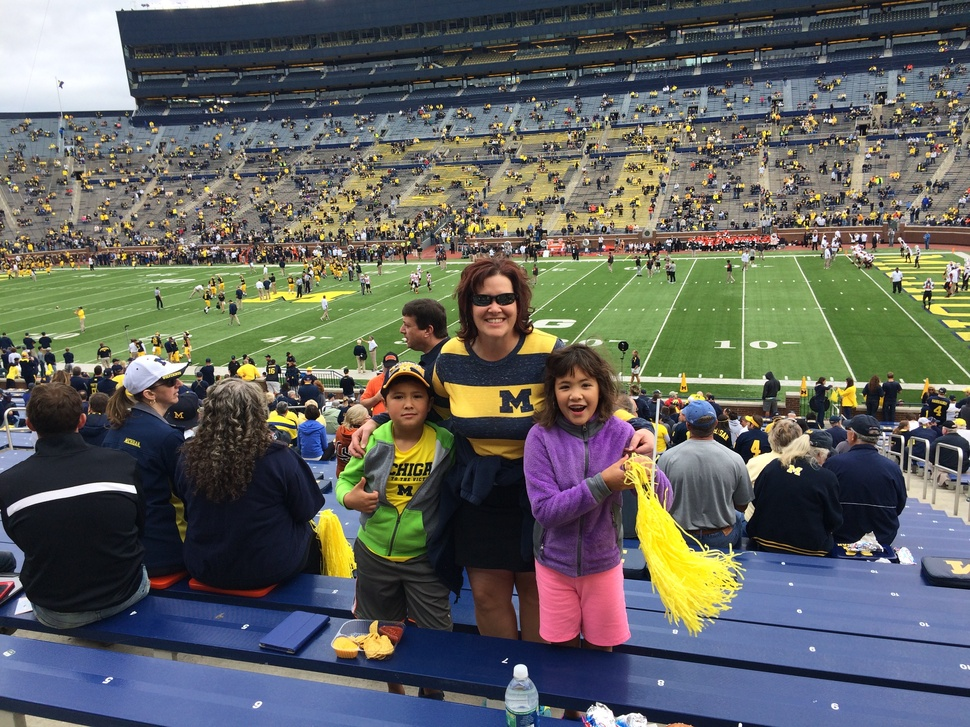
#> input picture data/target_images/IMG_0092.jpeg, 970 x 727 px, shrunk from 3264 x 2448 before the run, given in place of example.jpg, which was not available
$ python extract_target_colors.py
#> lines starting #> are read from the running program, lines starting #| are printed output that depends on the picture; pictures that were not available may be replaced by others from this repository, and a replacement may not be noted
### utils/image_loader.py
"""
Image loading and validation utilities
"""
from PIL import Image
import os
from typing import List, Tuple

# [28 lines left out: function get_image_files, not called in this run]

def load_image(filepath: str) -> Image.Image:
    """
    Load an image from filepath and convert to RGB.

    Args:
        filepath: Path to image file

    Returns:
        PIL Image object in RGB mode
    """
    #Implement image loading and conversion to RBG
    try:
        img = Image.open(filepath)
        # Convert to RGB (handles RGBA, grayscale, etc.)
        return img.convert('RGB')
    except Exception as e:
        raise ValueError(f"Failed to load image {filepath}: {str(e)}")

# [28 lines left out: functions get_image_dimensions, validate_image, not called in this run]

### src/extract_target_colors.py
"""
Extract average colors from target image sections.
Creates a data structure optimized for matching with source images.
"""
import json
import os
from typing import List, Tuple, Dict, Any
import numpy as np
from PIL import Image
import yaml

from utils.image_loader import load_image

#TO DO
class TargetSection:
    """Represents a single section of the target image with its average color."""

    def __init__(self, grid_x: int, grid_y: int, x: int, y: int,
                 width: int, height: int, avg_color: Tuple[int, int, int]):
        """
        Args:
            grid_x: Column position in grid (0-indexed)
            grid_y: Row position in grid (0-indexed)
            x: Top-left x coordinate in original image
            y: Top-left y coordinate in original image
            width: Width of the section
            height: Height of the section
            avg_color: Average RGB color tuple (R, G, B)
        """
        self.grid_x = grid_x
        self.grid_y = grid_y
        self.x = x
        self.y = y
        self.width = width
        self.height = height
        self.avg_color = avg_color
        self.matched_image = None  # Will be filled in Step 4

    def to_dict(self) -> Dict[str, Any]:
        """Convert to dictionary for JSON serialization."""
        return {
            'grid_position': {
                'x': self.grid_x,
                'y': self.grid_y
            },
            'pixel_position': {
                'x': self.x,
                'y': self.y
            },
            'dimensions': {
                'width': self.width,
                'height': self.height
            },
            'avg_color_rgb': self.avg_color,
            'avg_color_hex': '#{:02x}{:02x}{:02x}'.format(*self.avg_color),
            'matched_image': self.matched_image  # For Step 4
        }

    # [14 lines left out: function from_dict, not called in this run]


class TargetGrid:
    """
    Represents the entire target image as a 2D grid of sections.
    Optimized for efficient color matching operations.
    """

    def __init__(self, num_cols: int, num_rows: int):
        """
        Args:
            num_cols: Number of columns in the grid
            num_rows: Number of rows in the grid
        """
        self.num_cols = num_cols
        self.num_rows = num_rows
        self.sections: List[List[TargetSection]] = []
        self._color_array = None  # Cached for vectorized operations

    def add_row(self, row: List[TargetSection]) -> None:
        """Add a row of sections to the grid."""
        if len(row) != self.num_cols:
            raise ValueError(f"Row must have {self.num_cols} sections")
        self.sections.append(row)
        self._color_array = None  # Invalidate cache

    def get_section(self, grid_x: int, grid_y: int) -> TargetSection:
        """
        Get section at specific grid position.

        Args:
            grid_x: Column index (0-indexed)
            grid_y: Row index (0-indexed)

        Returns:
            TargetSection at that position
        """
        if grid_y < 0 or grid_y >= self.num_rows or grid_x < 0 or grid_x >= self.num_cols:
            raise IndexError(f"Grid position ({grid_x}, {grid_y}) out of bounds")
        return self.sections[grid_y][grid_x]

    def get_all_colors(self) -> np.ndarray:
        """
        Get numpy array of all section colors for vectorized operations.
        Returns array of shape (num_rows, num_cols, 3).
        """
        if self._color_array is None:
            colors = []
            for row in self.sections:
                row_colors = [section.avg_color for section in row]
                colors.append(row_colors)
            self._color_array = np.array(colors)
        return self._color_array

    def get_flattened_colors(self) -> np.ndarray:
        """
        Get flattened array of all colors.
        Returns array of shape (total_sections, 3).
        Useful for batch operations.
        """
        colors = self.get_all_colors()
        return colors.reshape(-1, 3)

    def get_flattened_sections(self) -> List[TargetSection]:
        """
        Get all sections as a flat list.
        Useful for iterating over all sections.
        """
        flat_sections = []
        for row in self.sections:
            flat_sections.extend(row)
        return flat_sections

    def to_dict(self) -> Dict[str, Any]:
        """Convert grid to dictionary for JSON serialization."""
        return {
            'grid_dimensions': {
                'columns': self.num_cols,
                'rows': self.num_rows
            },
            'total_sections': self.num_cols * self.num_rows,
            'sections': [[section.to_dict() for section in row] for row in self.sections]
        }

    # [11 lines left out: function from_dict, not called in this run]

    def __len__(self) -> int:
        """Return total number of sections."""
        return self.num_cols * self.num_rows


def calculate_segment_dimensions(image_width: int, image_height: int,
                                 num_segments_x: int, num_segments_y: int) -> Tuple[int, int, int, int]:
    """
    Calculate the dimensions of regular and remainder segments.

    Args:
        image_width: Width of the target image
        image_height: Height of the target image
        num_segments_x: Number of segments horizontally (columns)
        num_segments_y: Number of segments vertically (rows)

    Returns:
        Tuple of (base_width, base_height, remainder_width, remainder_height)
    """
    #TO DO: Calculate the dimensions of each segment, accounting for any remainder pixels

    base_width = image_width // num_segments_x

    base_height = image_height // num_segments_y

    remainder_width = image_width % num_segments_x

    remainder_height = image_width % num_segments_x

    return (base_width, base_height, remainder_width, remainder_height)


def extract_section_color(image: Image.Image, x: int, y: int,
                          width: int, height: int) -> Tuple[int, int, int]:
    """
    Extract average color from a specific region of the image.

    Args:
        image: PIL Image object
        x: Top-left x coordinate
        y: Top-left y coordinate
        width: Width of the region
        height: Height of the region

    Returns:
        Tuple of (R, G, B) average color
    """
    # Crop the region
    region = image.crop((x, y, x + width, y + height))

    # Convert to numpy array and calculate mean
    region_array = np.array(region)
    avg_color = region_array.mean(axis=(0, 1))

    return tuple(int(c) for c in avg_color)


def extract_target_colors(image: Image.Image, num_segments_x: int,
                          num_segments_y: int) -> TargetGrid:
    """
    Extract average colors from all sections of the target image.

    Args:
        image: PIL Image object (must be in RGB mode)
        num_segments_x: Number of segments horizontally (columns)
        num_segments_y: Number of segments vertically (rows)

    Returns:
        TargetGrid containing all sections with their colors
    """
    # TO DO: Use the calculated segment dimensions to loop through the image and extract colors for each section, building the TargetGrid
    width, height = image.size
    if num_segments_x <= 0 or num_segments_y <= 0:
        raise ValueError("Number of segments must be positive")
    if num_segments_x > width or num_segments_y > height:
        raise ValueError(f"Cannot create {num_segments_x}x{num_segments_y} segments from {width}x{height} image")

    print(f"Extracting colors from {width}x{height} image")
    print(f"Creating {num_segments_x}x{num_segments_y} grid ({num_segments_x * num_segments_y} sections)")

    # Calculate segment dimensions
    base_width, base_height, remainder_width, remainder_height = calculate_segment_dimensions(
        width, height, num_segments_x, num_segments_y
    )

    print(f"Base section size: {base_width}x{base_height} pixels")
    if remainder_width > 0 or remainder_height > 0:
        print(f"Remainder pixels: {remainder_width}px width, {remainder_height}px height")

    # Create grid
    grid = TargetGrid(num_segments_x, num_segments_y)

    # Track current y position
    current_y = 0

    # Process each row
    print("\nExtracting section colors...")
    for row_idx in range(num_segments_y):
        row_sections = []

        # Determine height for this row
        if row_idx == num_segments_y - 1 and remainder_height > 0:
            row_height = base_height + remainder_height
        else:
            row_height = base_height

        # Track current x position
        current_x = 0

        # Process each column in this row
        for col_idx in range(num_segments_x):
            # Determine width for this column
            if col_idx == num_segments_x - 1 and remainder_width > 0:
                col_width = base_width + remainder_width
            else:
                col_width = base_width

            # Extract average color from this region
            avg_color = extract_section_color(image, current_x, current_y, col_width, row_height)

            # Create section object
            section = TargetSection(
                grid_x=col_idx,
                grid_y=row_idx,
                x=current_x,
                y=current_y,
                width=col_width,
                height=row_height,
                avg_color=avg_color
            )

            row_sections.append(section)

            # Move to next column position
            current_x += col_width

        # Add row to grid
        grid.add_row(row_sections)

        # Move to next row position
        current_y += row_height

        # Progress indicator
        if (row_idx + 1) % max(1, num_segments_y // 10) == 0:
            progress = (row_idx + 1) / num_segments_y * 100
            print(f"  Progress: {progress:.0f}% ({row_idx + 1}/{num_segments_y} rows)")

    print(f"✓ Extracted colors from {len(grid)} sections")

    return grid

def save_target_grid(grid: TargetGrid, output_filepath: str) -> None:
    """
    Save target grid to JSON file.

    Args:
        grid: TargetGrid to save
        output_filepath: Path to save JSON file
    """
    # Ensure directory exists
    os.makedirs(os.path.dirname(output_filepath), exist_ok=True)

    # Convert to dictionary and save
    data = grid.to_dict()

    with open(output_filepath, 'w') as f:
        json.dump(data, f, indent=2)

    print(f"✓ Target grid saved to: {output_filepath}")


# [20 lines left out: function load_target_grid, not called in this run]


def visualize_target_grid(grid: TargetGrid, output_path: str) -> None:
    """
    Create a visualization showing the average color of each section.

    Args:
        grid: TargetGrid to visualize
        output_path: Path to save the visualization image
    """
    os.makedirs(os.path.dirname(output_path), exist_ok=True)

    # Calculate total image size from sections
    total_width = sum(grid.sections[0][col].width for col in range(grid.num_cols))
    total_height = sum(grid.sections[row][0].height for row in range(grid.num_rows))

    # Create new image
    visualization = Image.new('RGB', (total_width, total_height))

    # Fill each section with its average color
    for row in grid.sections:
        for section in row:
            # Create a rectangle filled with the average color
            rect = Image.new('RGB', (section.width, section.height), section.avg_color)
            visualization.paste(rect, (section.x, section.y))

    visualization.save(output_path)
    print(f"✓ Visualization saved to: {output_path}")


def print_grid_statistics(grid: TargetGrid) -> None:
    """
    Print useful statistics about the target grid.

    Args:
        grid: TargetGrid to analyze
    """
    print("\n" + "="*60)
    print("TARGET GRID STATISTICS")
    print("="*60)

    print(f"Grid dimensions: {grid.num_cols} columns x {grid.num_rows} rows")
    print(f"Total sections: {len(grid)}")

    # Color distribution
    colors = grid.get_flattened_colors()
    print(f"\nColor range across all sections:")
    print(f"  R: {colors[:, 0].min()}-{colors[:, 0].max()}")
    print(f"  G: {colors[:, 1].min()}-{colors[:, 1].max()}")
    print(f"  B: {colors[:, 2].min()}-{colors[:, 2].max()}")

    # Section sizes
    sections = grid.get_flattened_sections()
    widths = [s.width for s in sections]
    heights = [s.height for s in sections]
    unique_sizes = set((s.width, s.height) for s in sections)

    print(f"\nSection sizes:")
    if len(unique_sizes) == 1:
        w, h = list(unique_sizes)[0]
        print(f"  All sections: {w}x{h} pixels")
    else:
        print(f"  Width range: {min(widths)}-{max(widths)} pixels")
        print(f"  Height range: {min(heights)}-{max(heights)} pixels")
        print(f"  Unique sizes: {len(unique_sizes)}")
        for w, h in sorted(unique_sizes):
            count = sum(1 for s in sections if s.width == w and s.height == h)
            print(f"    {w}x{h}: {count} sections")

    # Sample sections (corners)
    print(f"\nSample sections (corners):")
    corners = [
        (0, 0, "Top-Left"),
        (grid.num_cols - 1, 0, "Top-Right"),
        (0, grid.num_rows - 1, "Bottom-Left"),
        (grid.num_cols - 1, grid.num_rows - 1, "Bottom-Right")
    ]

    for col, row, label in corners:
        section = grid.get_section(col, row)
        hex_color = '#{:02x}{:02x}{:02x}'.format(*section.avg_color)
        print(f"  {label} [{row},{col}]: RGB{section.avg_color} ({hex_color})")


def main():
    """
    Main function to extract colors from target image.
    """
    print("="*60)
    print("TARGET IMAGE COLOR EXTRACTION")
    print("="*60)

    # Load configuration
    with open('config.yaml', 'r') as f:
        config = yaml.safe_load(f)

    # Get grid dimensions
    num_segments_x = config['collage']['grid_segments_x']
    num_segments_y = config['collage']['grid_segments_y']

    # Get target image path
    target_image_path = input("\nEnter path to target image (or press Enter for default): ").strip()
    if not target_image_path:
        target_image_path = "data/target_images/example.jpg"

    try:
        # Load image
        print(f"\nLoading target image: {target_image_path}")
        image = load_image(target_image_path)
#> in load_image, img is the input picture: PIL image 970x727 RGB; mean R, G, B 97, 99.5, 95.6
        print(f"✓ Image loaded: {image.size[0]}x{image.size[1]} pixels")
#| ✓ Image loaded: 970x727 pixels

        # Extract colors
        print("\n" + "="*60)
        print("EXTRACTING SECTION COLORS")
        print("="*60)
        grid = extract_target_colors(image, num_segments_x, num_segments_y)
#| Extracting colors from 970x727 image
#| Base section size: 24x24 pixels
#| Remainder pixels: 10px width, 10px height
#> the loop in extract_target_colors, `for row_idx in range(num_segments_y):` made 30 passes
#> pass 1, in extract_section_color, `region = image.crop((x, y, x + width, y + height))`:
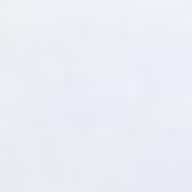
#> region: PIL image 24x24 RGB (shown 8 times larger); mean R, G, B 234.5, 237.3, 244.5
#| ✓ Extracted colors from 1200 sections

        # Save to JSON
        output_json_path = "cache/target_grid.json"
        save_target_grid(grid, output_json_path)

        # Create visualization
        viz_path = "output/collages/target_grid_visualization.png"
        print("\nCreating visualization...")
        visualize_target_grid(grid, viz_path)
#> in visualize_target_grid, `visualization = Image.new('RGB', (total_width, total_height))`: visualization: PIL image 970x730 RGB; every value is 0
#> after the loop in visualize_target_grid, `for row in grid.sections:`:
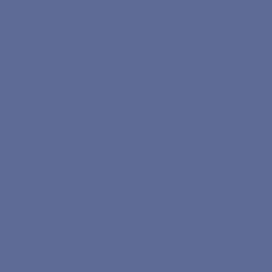
#> rect: PIL image 34x34 RGB (shown 8 times larger); mean R, G, B 94, 107, 150
#> after the loop in visualize_target_grid, `for row in grid.sections:`:
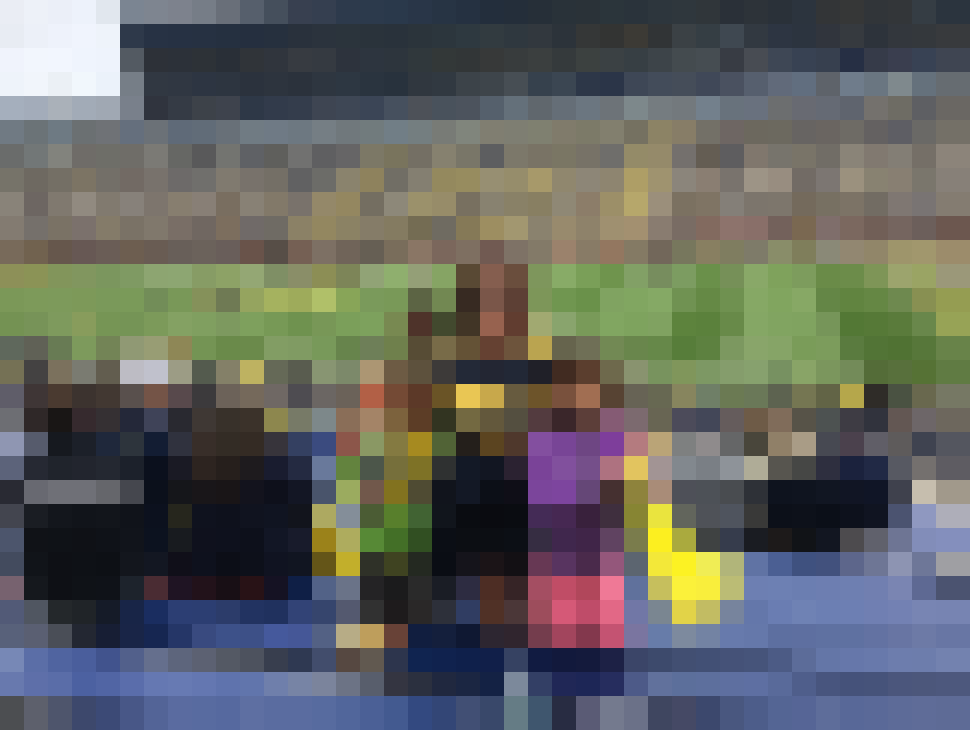
#> visualization: PIL image 970x730 RGB; mean R, G, B 96.1, 98.6, 94.7

        # Print statistics
        print_grid_statistics(grid)
#|   Width range: 24-34 pixels
#|   Height range: 24-34 pixels
#|   Unique sizes: 4

        print("\n" + "="*60)
        print("✓ COLOR EXTRACTION COMPLETE!")
        print("="*60)
        print(f"\nData saved to: {output_json_path}")
        print(f"Visualization saved to: {viz_path}")
        print(f"\nThis grid is ready for matching in Step 4!")

    except FileNotFoundError:
        print(f"\n✗ Error: Target image not found at {target_image_path}")
        print("Please place an image in data/target_images/")
    except Exception as e:
        print(f"\n✗ Error: {str(e)}")
        import traceback
        traceback.print_exc()


if __name__ == "__main__":
    main()
